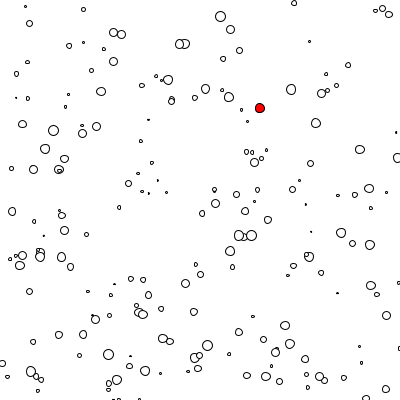
Frame 1 (no input)
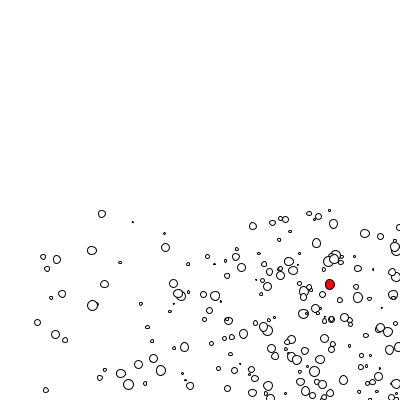
Frame 60 (the mouse pressed at the canvas centre just before this capture)
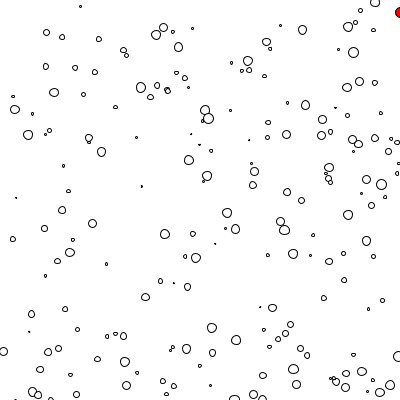
Frame 120 (the mouse held since frame 60 and released just before this capture)

The Processing sketch that drew these frames (run headless with seeded random() and noise(); from frame 60 on, the mouse is pressed at the canvas centre):

// Processing sketch: processing_144134
// ── processing_144134.pde

Ball[] balls;
int numBalls = 200;

void setup(){
  size( 400, 400 );
  balls = new Ball[ numBalls ];
  for ( int i=0; i<numBalls; i++ ){
    balls[i] = new Ball( random(width), random(height), random(1,10) );
  }
}

void draw(){
  background( 255 );
  for ( int i=0; i<numBalls; i++ ){
    if ( i==0 ){
      fill( 255, 0, 0 );
    }
    else{
      fill( 255 );
    }
    balls[i].update();
    balls[i].render();
  }
  println( balls[0].x + ", " + balls[0].y );
}
class Ball{
  float x;
  float y;
  float vx;
  float vy;
  float r;
  
  Ball( float _x, float _y, float _r ){
    x = _x;
    y = _y;
    vx = random( 5 );
    vy = random( 5 );
    r = _r;
  }
  
  void update(){
    x += vx;
    y += vy;
    
    vy += 0.1;
    //vx *= 0.99;
    //vy *= 0.99;
    
    if ( x < 0 || x > width ){
      vx *= -1;
      if ( x<0 ) x = 0;
      else if ( x>width ) x = width;
    }
    if ( y < 0 || y > height ){
      vy *= -1;
      if ( y<0 ) y = 0;
      else if ( y>height ) y = height;
    }
    
  }
  
  void render(){
    stroke(0);
    ellipse( x, y, r, r );
  }
}
